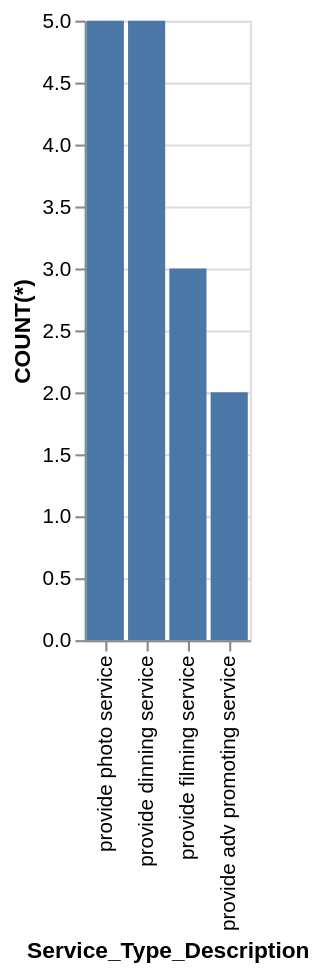

The specification (Vega-Lite) saved for this image:
### Vega-Lite specification from a JSON file in a GitHub repository (floating-point values rounded to 4 significant figures)
{"data": {"values": [{"x_data": "provide photo service", "y_data": 5}, {"x_data": "provide dinning service", "y_data": 5}, {"x_data": "provide filming service", "y_data": 3}, {"x_data": "provide adv promoting service", "y_data": 2}]}, "mark": "bar", "encoding": {"x": {"field": "x_data", "type": "nominal", "title": "Service_Type_Description", "sort": {"op": "sum", "field": "y_data", "order": "descending"}}, "y": {"field": "y_data", "type": "quantitative", "title": "COUNT(*)"}}}
